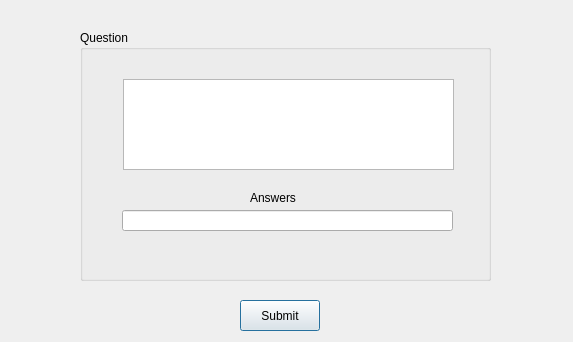
<?xml version="1.0" encoding="UTF-8"?>
<ui version="4.0">
 <class>studentFillin</class>
 <widget class="QDialog" name="studentFillin">
  <property name="geometry">
   <rect>
    <x>0</x>
    <y>0</y>
    <width>573</width>
    <height>342</height>
   </rect>
  </property>
  <property name="windowTitle">
   <string>Dialog</string>
  </property>
  <widget class="QGroupBox" name="groupBox">
   <property name="geometry">
    <rect>
     <x>80</x>
     <y>30</y>
     <width>411</width>
     <height>251</height>
    </rect>
   </property>
   <property name="title">
    <string>Question</string>
   </property>
   <widget class="QTextEdit" name="question">
    <property name="geometry">
     <rect>
      <x>43</x>
      <y>49</y>
      <width>331</width>
      <height>91</height>
     </rect>
    </property>
   </widget>
   <widget class="QLineEdit" name="answer">
    <property name="geometry">
     <rect>
      <x>42</x>
      <y>180</y>
      <width>331</width>
      <height>21</height>
     </rect>
    </property>
   </widget>
   <widget class="QLabel" name="label">
    <property name="geometry">
     <rect>
      <x>170</x>
      <y>160</y>
      <width>61</width>
      <height>16</height>
     </rect>
    </property>
    <property name="text">
     <string>Answers</string>
    </property>
   </widget>
  </widget>
  <widget class="QPushButton" name="submit">
   <property name="geometry">
    <rect>
     <x>240</x>
     <y>300</y>
     <width>80</width>
     <height>31</height>
    </rect>
   </property>
   <property name="text">
    <string>Submit</string>
   </property>
  </widget>
 </widget>
 <resources/>
 <connections/>
</ui>
